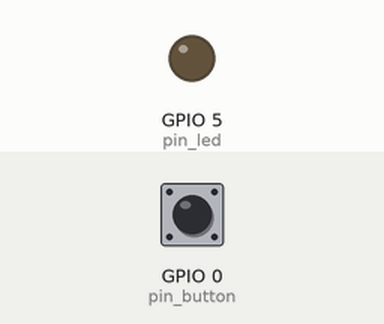
Recording of a sketch running on a simulated ESP32. Parts: output pins drawn as LEDs (lit = HIGH). The inputs (shaded band) are chosen by the test bench; at power-on: GPIO 0 (pin_button) HIGH. What the sketch prints to the serial monitor is not drawn.

Above: at 1.2 s.
1.3 s: GPIO 0 (pin_button) pulled LOW for 0.15 s
At 1.37 s:
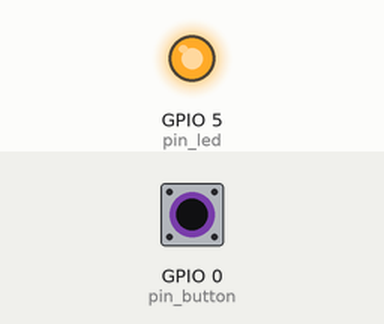
2.9 s: GPIO 0 (pin_button) pulled LOW for 3.2 s
At 7.2 s:
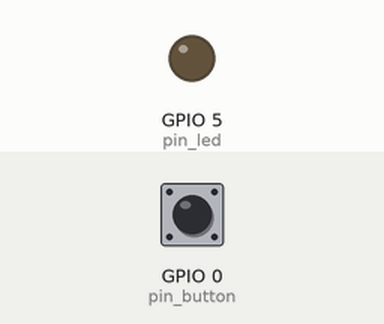
Timing chart, 0 to 8.7 s (numbered marks = the images above; inputs shaded):
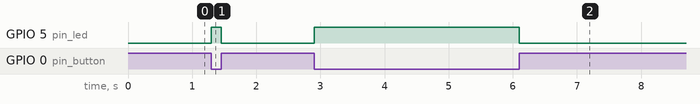

Measured:
- after the input at 1.3 s, GPIO 5 (pin_led): LOW → HIGH at once, → LOW 0.15 s later
- after the input at 2.9 s, GPIO 5 (pin_led): LOW → HIGH at once, → LOW 3.2 s later

The sketch:

ESP32_INT.ino
```cpp
#include "Arduino.h"
#include "Arduino.h"
#include <stdio.h>
#include "freertos/FreeRTOS.h"
#include "freertos/task.h"
#include "esp_system.h"
#include "nvs_flash.h"
#include "esp_task_wdt.h"
//The setup function is called once at startup of the sketch
/*
  Departamento de Engenharia Electrotecnica - ESTG
  Tutorial de Interrupções Externas - Exemplo 1
  - Configuração de INT (associada a um botão de pressão)
  através das funções de alto nível
  Sempre que o botão de pressão for premido ou libertado
  (por cada mudança de flanco) irá mudar o estado do LED;
*/
// Variáveis globais
int pin_led = 5;
int pin_button = 0; // Pino associado a INT
volatile boolean state = LOW;
// Contador parcial de interrupções
volatile int interruptCounter;
// Contador global de interrupções
int totalInterruptCounter;
portMUX_TYPE timerMux = portMUX_INITIALIZER_UNLOCKED;
void IRAM_ATTR blink_EVENT(void);
void setup() {
  // Inicializar a porta série
  // Baud-rate de 115200
  Serial.begin(115200);
  // aguardar ligação da porta série
  while ( !Serial );
  // Configuracao do GPIO5 como saída
  pinMode(pin_led, OUTPUT);
  // Configuracao do GPIO0 como entrada
  // (com pull up)
  pinMode(pin_button, INPUT_PULLUP);
  // Atribuicao da ISR "blink_EVENT" quando ocorre a
  // interrupcao INT, em qualquer mudanca de flanco do
  // "pin_button 
  attachInterrupt(digitalPinToInterrupt(pin_button), blink_EVENT,
                  CHANGE);
  interrupts(); // Global Interrupt Enable
}
void loop()
{
  if (interruptCounter > 0) {
    // Inicio proteção acesso exclusivo à variável
    portENTER_CRITICAL(&timerMux);
    // Decrementa o valor do contador parcial de interrupções
    interruptCounter--;
    // Fim proteção acesso exclusivo à variável
    portEXIT_CRITICAL(&timerMux);
    // Incrementa o valor do contador global de interrupções
    totalInterruptCounter++;
    Serial.print("Número total de interrupções: ");
    Serial.println(totalInterruptCounter);
  }
}
/* ISR a executar quando ocorre a interrupcao INT1 */
void IRAM_ATTR blink_EVENT(void) {
  // Inicio proteção acesso exclusivo à variável
  portENTER_CRITICAL_ISR(&timerMux);
  // Incrementa o valor do contador parcial de interrupções
  interruptCounter++;
  // Comuta o estado de "state" de LOW para HIGH ou vice-versa
  state = !state; // igual a state = ~state;
  // Escreve o valor HIGH ou LOW num pino digital
  digitalWrite(pin_led, state);
  // Fim proteção acesso exclusivo à variável
  portEXIT_CRITICAL_ISR(&timerMux);
}
```

sloeber.ino.cpp
```cpp
#ifdef __IN_ECLIPSE__
//This is a automatic generated file
//Please do not modify this file
//If you touch this file your change will be overwritten during the next build
//This file has been generated on 2021-01-17 19:34:16

#include "Arduino.h"
#include "Arduino.h"
#include "Arduino.h"
#include <stdio.h>
#include "freertos/FreeRTOS.h"
#include "freertos/task.h"
#include "esp_system.h"
#include "nvs_flash.h"
#include "esp_task_wdt.h"

void setup() ;
void loop() ;
void IRAM_ATTR blink_EVENT(void) ;

#include "ESP32_INT.ino"


#endif
```
